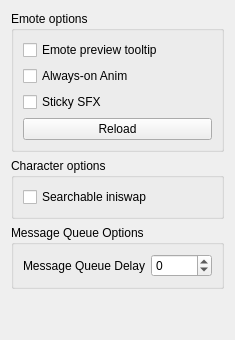
       <widget class="QWidget" name="tab_11">
        <attribute name="title">
         <string>Gameplay</string>
        </attribute>
        <layout class="QGridLayout" name="gridLayout_7">
         <item row="1" column="0">
          <widget class="QGroupBox" name="groupBox_3">
           <property name="title">
            <string>Character options</string>
           </property>
           <layout class="QVBoxLayout" name="verticalLayout_8">
            <item>
             <widget class="QCheckBox" name="searchable_iniswap">
              <property name="text">
               <string>Searchable iniswap</string>
              </property>
             </widget>
            </item>
           </layout>
          </widget>
         </item>
         <item row="0" column="0">
          <widget class="QGroupBox" name="groupBox_5">
           <property name="minimumSize">
            <size>
             <width>0</width>
             <height>121</height>
            </size>
           </property>
           <property name="title">
            <string>Emote options</string>
           </property>
           <layout class="QVBoxLayout" name="verticalLayout_13">
            <item>
             <widget class="QCheckBox" name="emote_preview">
              <property name="text">
               <string>Emote preview tooltip</string>
              </property>
             </widget>
            </item>
            <item>
             <widget class="QCheckBox" name="always_pre">
              <property name="sizePolicy">
               <sizepolicy hsizetype="Minimum" vsizetype="Maximum">
                <horstretch>0</horstretch>
                <verstretch>0</verstretch>
               </sizepolicy>
              </property>
              <property name="text">
               <string>Always-on Anim</string>
              </property>
              <property name="tristate">
               <bool>false</bool>
              </property>
             </widget>
            </item>
            <item>
             <widget class="QCheckBox" name="sticky_sfx">
              <property name="text">
               <string>Sticky SFX</string>
              </property>
             </widget>
            </item>
            <item>
             <widget class="QPushButton" name="reload_character">
              <property name="toolTip">
               <string>&lt;html&gt;&lt;head/&gt;&lt;body&gt;&lt;p&gt;Reload the currently selected character. If a character is not selected, nothing happens.&lt;/p&gt;&lt;/body&gt;&lt;/html&gt;</string>
              </property>
              <property name="text">
               <string>Reload</string>
              </property>
             </widget>
            </item>
           </layout>
          </widget>
         </item>
         <item row="2" column="0">
          <widget class="QGroupBox" name="groupBox_4">
           <property name="minimumSize">
            <size>
             <width>0</width>
             <height>60</height>
            </size>
           </property>
           <property name="title">
            <string>Message Queue Options</string>
           </property>
           <layout class="QFormLayout" name="formLayout_3">
            <item row="0" column="0">
             <widget class="QLabel" name="label_message_queue_delay">
              <property name="toolTip">
               <string>The delay (in ms) that is imposed on each message before the next one is displayed. Set to -1 to disable.</string>
              </property>
              <property name="text">
               <string>Message Queue Delay</string>
              </property>
             </widget>
            </item>
            <item row="0" column="1">
             <widget class="QSpinBox" name="message_queue_delay">
              <property name="minimum">
               <number>-1</number>
              </property>
              <property name="maximum">
               <number>30000</number>
              </property>
             </widget>
            </item>
           </layout>
          </widget>
         </item>
         <item row="3" column="0">
          <spacer name="verticalSpacer_5">
           <property name="orientation">
            <enum>Qt::Orientation::Vertical</enum>
           </property>
           <property name="sizeHint" stdset="0">
            <size>
             <width>20</width>
             <height>40</height>
            </size>
           </property>
          </spacer>
         </item>
        </layout>
       </widget>
